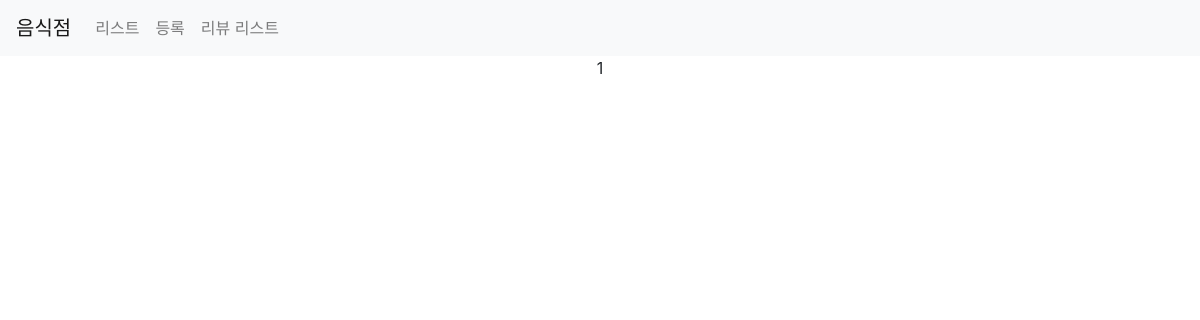
Page /third/list/ on the earlier database version.
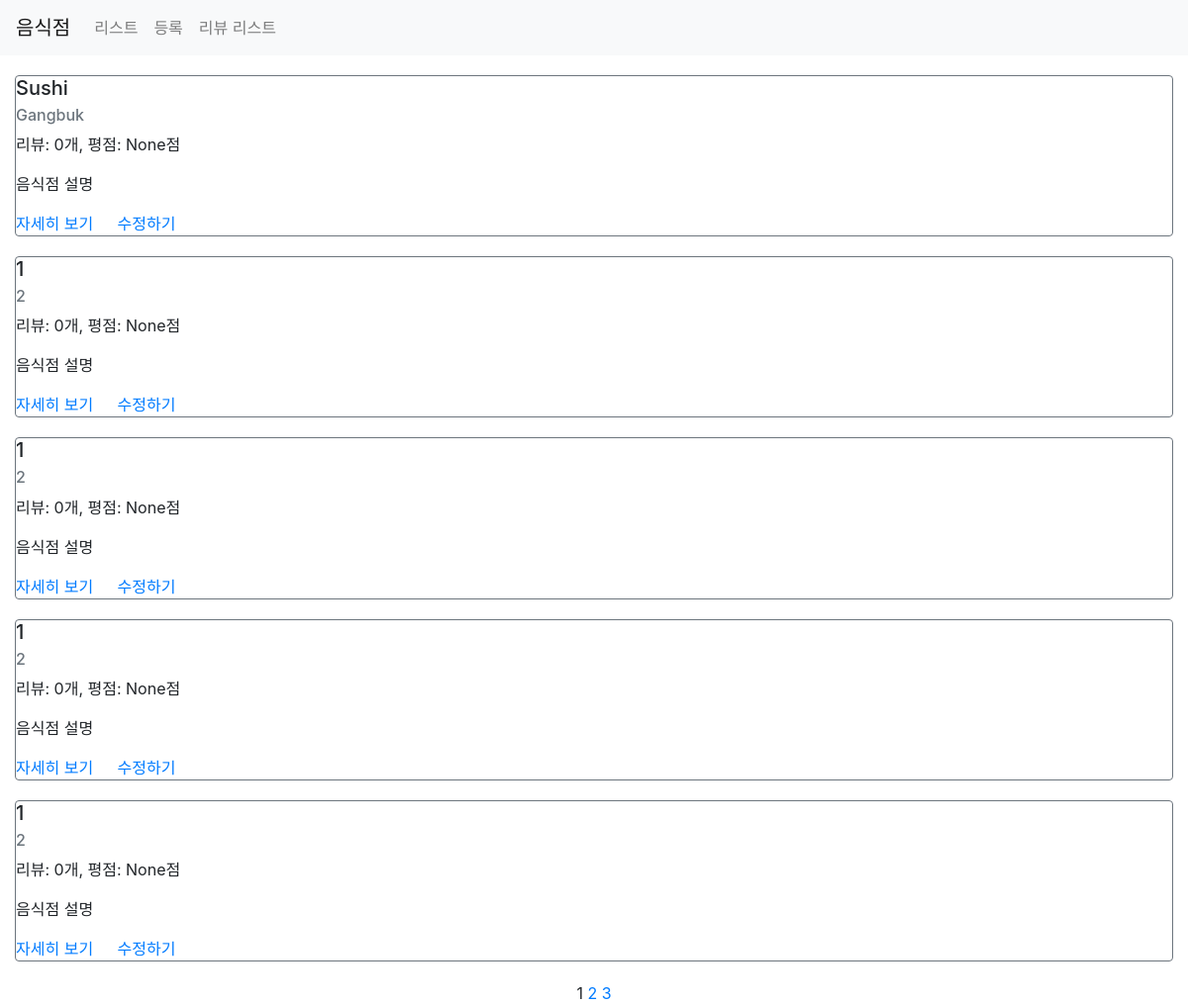
Same page on the later database version.
### third/models.py (models this page shows)
class Restaurant(models.Model):
    name = models.CharField(max_length=30)
    address = models.CharField(max_length=200)
    password = models.CharField(max_length=20, default=None, null=True)
    image = models.CharField(max_length=500, default=None, null=True)
    created_at = models.DateTimeField(auto_now_add=True)
    updated_at = models.DateTimeField(auto_now=True)

### third/views.py (the view)
# urls.py: path('list/', views.list, name='list'),
def list(request):
    restaurants = Restaurant.objects.all().annotate(reviews_count=Count('review')).annotate(average_point=Avg('review__point'))
    paginator = Paginator(restaurants, 5)
    page = request.GET.get('page')
    items = paginator.get_page(page)
    context = {
        'restaurants': items,
    }
    return render(request, 'third/list.html', context)

### third/templates/third/list.html (shortened to what this page needs)
{% extends 'third/base.html' %}
{% load static %}
{% block content %}
<div class="contatiner">
    {% for item in restaurants %}
    <div class="row restaurant-item" style="margin:20px auto;">
        <div class="col-sm-12">
            <div class="card border-secondary">
                <h5 class="card-title">{{ item.name }}</h5>
                <h6 class="card-subtitle mb-2 text-muted">{{ item.address }}</h6>
                <p class="card-text">리뷰: {{ item.reviews_count }}개, 평점: {{ item.average_point }}점</p>
                <p class="card-text">음식점 설명</p>
                <div>
                    <a href="{% url 'restaurant-detail' id=item.id %}" class="card-link">자세히 보기</a>
                    <a href="{% url 'restaurant-update' %}?id={{ item.id }}" class="card-link">수정하기</a>
                </div>
            </div>
        </div>
    </div>
    {% endfor %}
    <div class="row">
        <div class="col-sm-12 text-center">
            <div class="pagination">
                <span class="step-links text-center" style="width:100%;">
                    <span class="current">
                        {{ restaurants.number }}
                    </span>
                    {% if restaurants.has_next %}
                        <a href="?page={{ restaurants.next_page_number }}">{{ restaurants.next_page_number }}</a>
                        <a href="?page={{ restaurants.paginator.num_pages }}">{{ restaurants.paginator.num_pages }}</a>
                    {% endif %}
                </span>
            </div>
        </div>
    </div>
</div>
{% endblock %}

### third/templates/third/base.html (shortened to what this page needs)
{% load static %}
<!DOCTYPE html>
<html lang="en">
<head>
    <link rel="stylesheet" href="https://stackpath.bootstrapcdn.com/bootstrap/4.4.1/css/bootstrap.min.css">
    <link rel="stylesheet" href="{% static 'third/styles.css' %}">
</head>
<body>
    <nav class="navbar navbar-expand-lg navbar-light bg-light">
        <a class="navbar-brand" href="/third/list">음식점</a>
        <div class="collapse navbar-collapse" id="navbarNav">
          <ul class="navbar-nav">
            <li class="nav-item">
              <a class="nav-link" href="/third/list">리스트</a>
            </li>
            <li class="nav-item">
              <a class="nav-link" href="/third/create/">등록</a>
            </li>
            <li class="nav-item">
              <a class="nav-link" href="/third/review/list">리뷰 리스트</a>
            </li>
          </ul>
        </div>
    </nav>
    {% block content %}
    {% endblock %}
</body>
</html>

Differences in the rows shown:
added Restaurant: name "Sushi", address "Gangbuk", reviews_count "0", average_point "None"
added Restaurant: name "1", address "2", reviews_count "0", average_point "None"
added Restaurant: name "1", address "2", reviews_count "0", average_point "None"
added Restaurant: name "1", address "2", reviews_count "0", average_point "None"
added Restaurant: name "1", address "2", reviews_count "0", average_point "None"
Other differences:
{{ restaurants.next_page_number }}: (not shown) → "2"
{{ restaurants.paginator.num_pages }}: (not shown) → "3"
